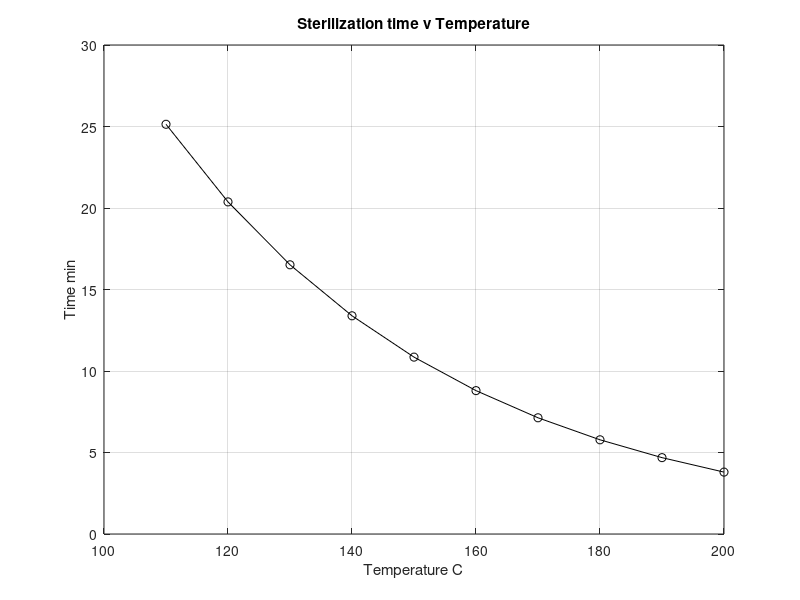

MATLAB code to generate this figure:
% Sterilization
T = 110:10:200;
t = 7.13*exp(-0.021*(T-170));

disp(['Temperature', 'Steril Time'])
disp([T',t'])

plot(T,t, '-ok')
xlabel('Temperature C'), ylabel('Time min')
title('Sterilization time v Temperature')
grid